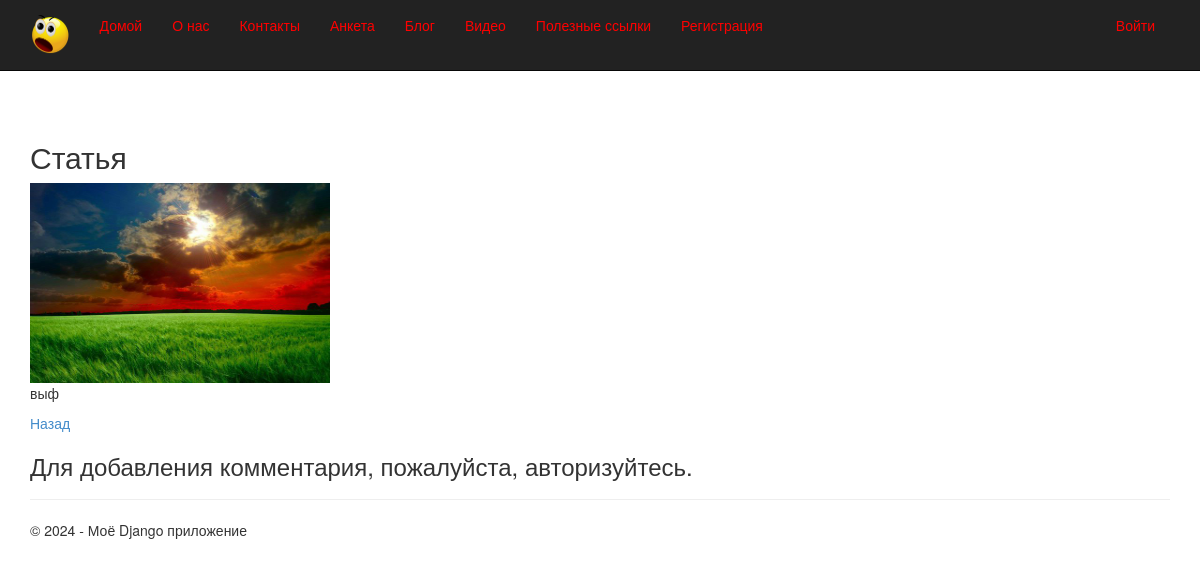
Screenshot of /P5/ with the database file from the repository.
### app/models.py (models this page shows, shortened)
class Blog(models.Model):
    title = models.CharField(max_length = 100, unique_for_date = 'posted', verbose_name = 'Заголовок')
    description = models.TextField(verbose_name = 'Краткое содержание')
    content = models.TextField(verbose_name = 'Полное модержание')
    author = models.ForeignKey(User, null=True, blank=True, on_delete = models.SET_NULL, verbose_name = "Автор")
    posted = models.DateTimeField(default = datetime.now(),
                                  db_index = True,
                                  verbose_name = 'Опубликована')
    image = models.FileField(default = "temp.jpg", verbose_name = "Путь к картинке")
    class Meta:
        db_table = "Posts"
        ordering = ["-posted"]
        verbose_name = 'статья блога'
        verbose_name_plural = 'статьи блога'

### app/views.py (the view)
# urls.py: path(r'P<parameter>/', app.views.blogpost, name='blogpost'),
def blogpost(request, parameter):
    post_1 = Blog.objects.get(id=parameter)
    comments = Comment.objects.filter(post=parameter)
    if request.method == "POST":
        form = CommentForm(request.POST)
        if form.is_valid():
            comment_f = form.save(commit=False)
            comment_f.author = request.user
            comment_f.date = datetime.now()
            comment_f.post = Blog.objects.get(id=parameter)
            comment_f.save()
            return redirect('blogpost', parameter=post_1.id)
    else:
        form = CommentForm()
    assert isinstance(request, HttpRequest)
    return render(
        request,
        'app/blogpost.html',
        {
            'post_1': post_1,
            'comments': comments,
            'form': form,
            'year': datetime.now().year
        }
    )

### app/templates/app/blogpost.html (shortened to what this page needs)
﻿{% extends "app/layout.html" %}
{% block content %}
<h2>{{ post_1.title }}</h2>
{% if post_1.image and post_1.image.url != '/media/temp.jpg' %}
    <img src="{{ post_1.image.url }}" alt="Картинка" width="300" height="200"/>
{% endif %}
<p> {{post_1.content|linebreaksbr }}</p>
<p><a href="{% url 'blog' %}">Назад</a></p>
{% if user.is_authenticated %}
<h3>Добавить комментрий</h3>
<form  method="POST">{% csrf_token %}
    <div>
        {{ form.as_p }}
        <button type="submit" class="save btn btn-default">Отправить комментарий</button>
    </div>
</form>
{% else %}
<h3>Для добавления комментария, пожалуйста, авторизуйтесь.</h3>
{% endif %}
{% endblock %}

### app/static/app/content/site.css (style rules this page uses)
body { padding-top: 100px; padding-bottom: 20px; }

### rows the page displays
Blog: title "Статья", image (picture), content "выф"
